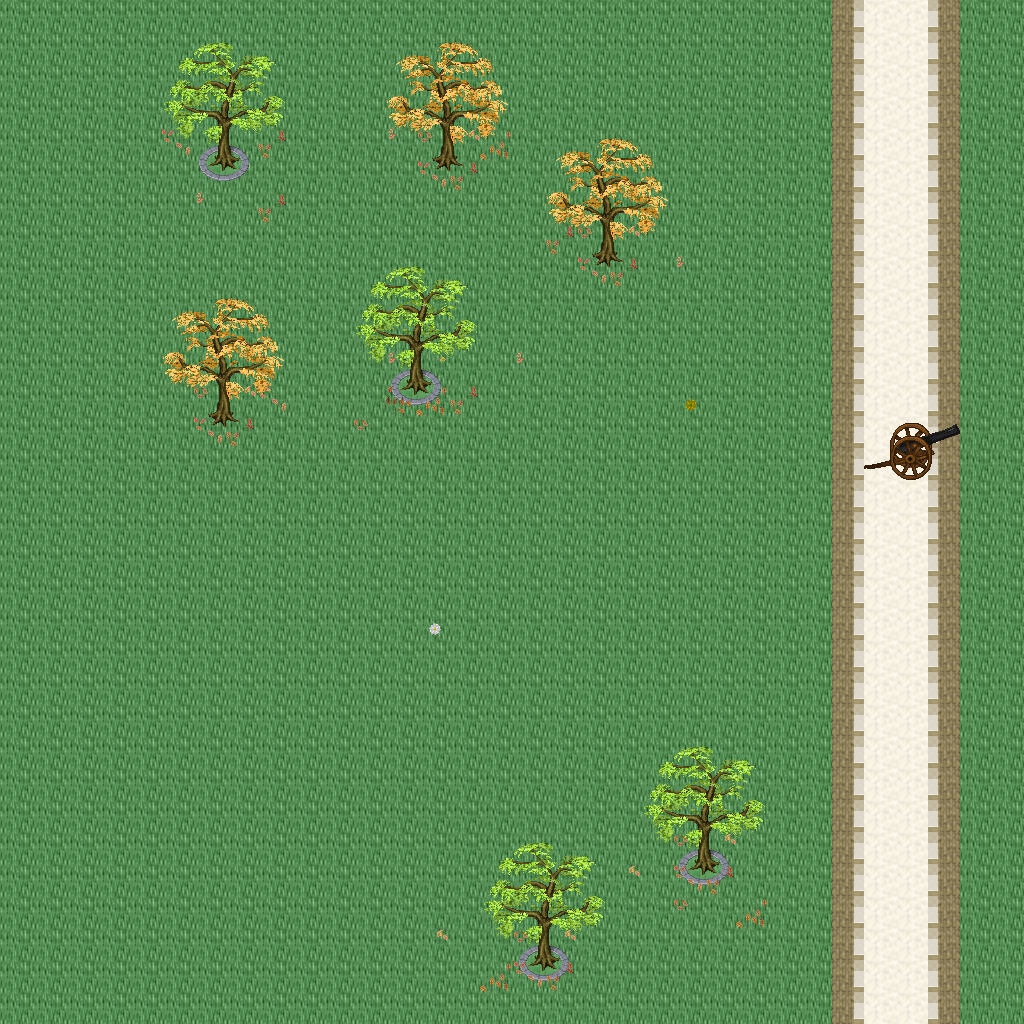

This is a level from a 2D game, rendered from its Tiled map with the project's own tilesets. A one-line summary and the map file follow, with tile-layer data summarised:
An orthogonal 32x32 tile map with 32x32 px tiles, 5 tile layers (Ground, Objects, Objects2, Above, ...), 1 hidden layer not drawn, 32 tilesets.

<map version="1.10" tiledversion="1.11.0" orientation="orthogonal" renderorder="right-down" width="32" height="32" tilewidth="32" tileheight="32" infinite="0" nextlayerid="11" nextobjectid="1">
 <tileset firstgid="1" name="logic_collision" tilewidth="32" tileheight="32" tilecount="1" columns="1">
  <image source="../drawable/logic_collision.png" width="32" height="32" />
 </tileset>
 <tileset firstgid="2" name="ground_ground" tilewidth="32" tileheight="32" tilecount="33" columns="3">
  <image source="../drawable/ground_ground.png" width="96" height="352" />
 </tileset>
 <tileset firstgid="35" name="building_castle" tilewidth="32" tileheight="32" tilecount="320" columns="20">
  <image source="../drawable/building_castle.png" width="640" height="512" />
 </tileset>
 <tileset firstgid="355" name="building_roof_blue" tilewidth="32" tileheight="32" tilecount="20" columns="5">
  <image source="../drawable/building_roof_blue.png" width="160" height="128" />
 </tileset>
 <tileset firstgid="375" name="item_weapon_cannon" tilewidth="32" tileheight="32" tilecount="12" columns="3">
  <image source="../drawable/item_weapon_cannon.png" width="96" height="128" />
 </tileset>
 <tileset firstgid="387" name="ground_stonecircle" tilewidth="32" tileheight="32" tilecount="81" columns="9">
  <image source="../drawable/ground_stonecircle.png" width="288" height="288" />
 </tileset>
 <tileset firstgid="468" name="ground_grass_edges" tilewidth="32" tileheight="32" tilecount="36" columns="12">
  <image source="../drawable/ground_grass_edges.png" width="384" height="96" />
 </tileset>
 <tileset firstgid="504" name="ground_grass_corners" tilewidth="32" tileheight="32" tilecount="24" columns="6">
  <image source="../drawable/ground_grass_corners.png" width="192" height="128" />
 </tileset>
 <tileset firstgid="528" name="plant_tree_fall_trees" tilewidth="32" tileheight="32" tilecount="40" columns="8">
  <image source="../drawable/plant_tree_fall_trees.png" width="256" height="160" />
 </tileset>
 <tileset firstgid="568" name="plant_tree_locust_tree" tilewidth="32" tileheight="32" tilecount="20" columns="4">
  <image source="../drawable/plant_tree_locust_tree.png" width="128" height="160" />
 </tileset>
 <tileset firstgid="588" name="furniture_light_lamp_blue" tilewidth="32" tileheight="32" tilecount="3" columns="1">
  <image source="../drawable/furniture_light_lamp_blue.png" width="32" height="96" />
 </tileset>
 <tileset firstgid="591" name="item_pot_pot_purple" tilewidth="32" tileheight="32" tilecount="1" columns="1">
  <image source="../drawable/item_pot_pot_purple.png" width="32" height="32" />
 </tileset>
 <tileset firstgid="592" name="item_pot_barrel_with_flower" tilewidth="32" tileheight="32" tilecount="2" columns="2">
  <image source="../drawable/item_pot_barrel_with_flower.png" width="64" height="32" />
 </tileset>
 <tileset firstgid="594" name="item_textile_laundry" tilewidth="32" tileheight="32" tilecount="16" columns="4">
  <image source="../drawable/item_textile_laundry.png" width="128" height="128" />
 </tileset>
 <tileset firstgid="610" name="plant_flower_daisy_blue" tilewidth="32" tileheight="32" tilecount="8" columns="2">
  <image source="../drawable/plant_flower_daisy_blue.png" width="64" height="128" />
 </tileset>
 <tileset firstgid="618" name="plant_flower_daisy_red" tilewidth="32" tileheight="32" tilecount="8" columns="2">
  <image source="../drawable/plant_flower_daisy_red.png" width="64" height="128" />
 </tileset>
 <tileset firstgid="626" name="plant_flower_daisy_white" tilewidth="32" tileheight="32" tilecount="8" columns="2">
  <image source="../drawable/plant_flower_daisy_white.png" width="64" height="128" />
 </tileset>
 <tileset firstgid="634" name="plant_flower_daisy_yellow" tilewidth="32" tileheight="32" tilecount="8" columns="2">
  <image source="../drawable/plant_flower_daisy_yellow.png" width="64" height="128" />
 </tileset>
 <tileset firstgid="642" name="light_dim_light_7x5" tilewidth="32" tileheight="32" tilecount="35" columns="7">
  <image source="../drawable/light_dim_light_7x5.png" width="224" height="160" />
 </tileset>
 <tileset firstgid="677" name="plant_stump_small_stump" tilewidth="32" tileheight="32" tilecount="4" columns="2">
  <image source="../drawable/plant_stump_small_stump.png" width="64" height="64" />
 </tileset>
 <tileset firstgid="681" name="plant_stump_stump_pale_purple" tilewidth="32" tileheight="32" tilecount="4" columns="2">
  <image source="../drawable/plant_stump_stump_pale_purple.png" width="64" height="64" />
 </tileset>
 <tileset firstgid="685" name="plant_indoor_small_flowerpots" tilewidth="32" tileheight="32" tilecount="4" columns="2">
  <image source="../drawable/plant_indoor_small_flowerpots.png" width="64" height="64" />
 </tileset>
 <tileset firstgid="689" name="plant_leaves" tilewidth="32" tileheight="32" tilecount="8" columns="4">
  <image source="../drawable/plant_leaves.png" width="128" height="64" />
 </tileset>
 <tileset firstgid="697" name="building_decoration_chimney" tilewidth="32" tileheight="32" tilecount="2" columns="1">
  <image source="../drawable/building_decoration_chimney.png" width="32" height="64" />
 </tileset>
 <tileset firstgid="699" name="building_decoration_orbpedestal" tilewidth="32" tileheight="32" tilecount="2" columns="1">
  <image source="../drawable/building_decoration_orbpedestal.png" width="32" height="64" />
 </tileset>
 <tileset firstgid="701" name="light_light_5x5" tilewidth="32" tileheight="32" tilecount="25" columns="5">
  <image source="../drawable/light_light_5x5.png" width="160" height="160" />
 </tileset>
 <tileset firstgid="726" name="plant_lily_pads" tilewidth="32" tileheight="32" tilecount="2" columns="1">
  <image source="../drawable/plant_lily_pads.png" width="32" height="64" />
 </tileset>
 <tileset firstgid="728" name="ground_ground_3" tilewidth="32" tileheight="32" tilecount="5" columns="5">
  <image source="../drawable/ground_ground_3.png" width="160" height="32" />
 </tileset>
 <tileset firstgid="733" name="building_cottage" tilewidth="32" tileheight="32" tilecount="256" columns="16">
  <image source="../drawable/building_cottage.png" width="512" height="512" />
 </tileset>
 <tileset firstgid="989" name="building_roof_thatched_roof" tilewidth="32" tileheight="32" tilecount="256" columns="16">
  <image source="../drawable/building_roof_thatched_roof.png" width="512" height="512" />
 </tileset>
 <tileset firstgid="1245" name="building_window_windows" tilewidth="32" tileheight="32" tilecount="256" columns="16">
  <image source="../drawable/building_window_windows.png" width="512" height="512" />
 </tileset>
 <tileset firstgid="1501" name="building_door_doors" tilewidth="32" tileheight="32" tilecount="256" columns="16">
  <image source="../drawable/building_door_doors.png" width="512" height="512" />
 </tileset>
 <layer id="1" name="Ground" width="32" height="32">
  <data>[1024 cells, 1024 non-empty, 4 distinct tile ids]</data>
 </layer>
 <layer id="2" name="Objects" width="32" height="32">
  <data>[1024 cells, 16 non-empty, 6 distinct tile ids]</data>
 </layer>
 <layer id="3" name="Objects2" width="32" height="32">
  <data>[1024 cells, 47 non-empty, 14 distinct tile ids]</data>
 </layer>
 <layer id="4" name="Above" width="32" height="32">
  <data>[1024 cells, 112 non-empty, 32 distinct tile ids]</data>
 </layer>
 <layer id="5" name="Above2" width="32" height="32">
  <data>[1024 cells, 0 non-empty, 0 distinct tile ids]</data>
 </layer>
 <layer id="6" name="Walkable" width="32" height="32" visible="0">
  <data>[1024 cells, 150 non-empty, 1 distinct tile ids]</data>
 </layer>
 <objectgroup id="7" name="Mapevents" />
 <objectgroup id="8" name="Spawn" />
 <objectgroup id="9" name="Keys" />
 <objectgroup id="10" name="Replace" />
</map>
